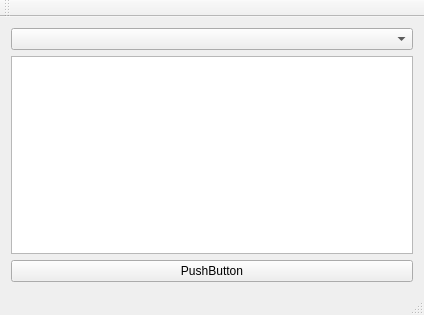
<?xml version="1.0" encoding="UTF-8"?>
<ui version="4.0">
 <class>MainWindow</class>
 <widget class="QMainWindow" name="MainWindow">
  <property name="geometry">
   <rect>
    <x>0</x>
    <y>0</y>
    <width>424</width>
    <height>315</height>
   </rect>
  </property>
  <property name="windowTitle">
   <string>MainWindow</string>
  </property>
  <widget class="QWidget" name="centralWidget">
   <layout class="QVBoxLayout" name="verticalLayout_2">
    <item>
     <layout class="QVBoxLayout" name="verticalLayout">
      <item>
       <widget class="QComboBox" name="comboBox"/>
      </item>
      <item>
       <widget class="QListWidget" name="listWidget"/>
      </item>
      <item>
       <widget class="QPushButton" name="pushButton">
        <property name="text">
         <string>PushButton</string>
        </property>
       </widget>
      </item>
     </layout>
    </item>
   </layout>
  </widget>
  <widget class="QMenuBar" name="menuBar">
   <property name="geometry">
    <rect>
     <x>0</x>
     <y>0</y>
     <width>424</width>
     <height>26</height>
    </rect>
   </property>
  </widget>
  <widget class="QToolBar" name="mainToolBar">
   <attribute name="toolBarArea">
    <enum>TopToolBarArea</enum>
   </attribute>
   <attribute name="toolBarBreak">
    <bool>false</bool>
   </attribute>
  </widget>
  <widget class="QStatusBar" name="statusBar"/>
 </widget>
 <layoutdefault spacing="6" margin="11"/>
 <resources/>
 <connections/>
</ui>
